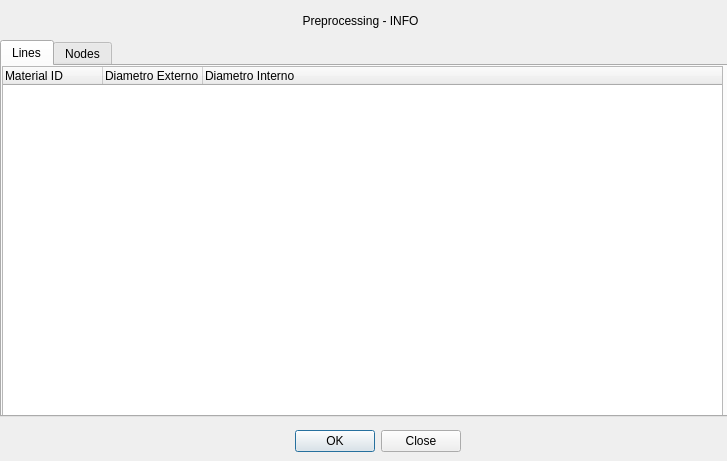
<?xml version="1.0" encoding="UTF-8"?>
<ui version="4.0">
 <class>Dialog</class>
 <widget class="QDialog" name="Dialog">
  <property name="geometry">
   <rect>
    <x>0</x>
    <y>0</y>
    <width>727</width>
    <height>461</height>
   </rect>
  </property>
  <property name="maximumSize">
   <size>
    <width>727</width>
    <height>461</height>
   </size>
  </property>
  <property name="windowTitle">
   <string>Info</string>
  </property>
  <widget class="QWidget" name="verticalLayoutWidget">
   <property name="geometry">
    <rect>
     <x>0</x>
     <y>0</y>
     <width>721</width>
     <height>41</height>
    </rect>
   </property>
   <layout class="QVBoxLayout" name="verticalLayout">
    <item>
     <widget class="QLabel" name="label">
      <property name="text">
       <string>Preprocessing - INFO</string>
      </property>
      <property name="alignment">
       <set>Qt::AlignCenter</set>
      </property>
     </widget>
    </item>
   </layout>
  </widget>
  <widget class="QDialogButtonBox" name="info_button_box">
   <property name="geometry">
    <rect>
     <x>170</x>
     <y>430</y>
     <width>291</width>
     <height>23</height>
    </rect>
   </property>
   <property name="standardButtons">
    <set>QDialogButtonBox::Close|QDialogButtonBox::Ok</set>
   </property>
  </widget>
  <widget class="QTabWidget" name="tabWidget">
   <property name="geometry">
    <rect>
     <x>0</x>
     <y>40</y>
     <width>728</width>
     <height>377</height>
    </rect>
   </property>
   <property name="currentIndex">
    <number>0</number>
   </property>
   <widget class="QWidget" name="tab">
    <attribute name="title">
     <string>Lines</string>
    </attribute>
    <widget class="QTreeWidget" name="treeWidget">
     <property name="geometry">
      <rect>
       <x>0</x>
       <y>0</y>
       <width>721</width>
       <height>351</height>
      </rect>
     </property>
     <column>
      <property name="text">
       <string>Material ID</string>
      </property>
     </column>
     <column>
      <property name="text">
       <string>Diametro Externo</string>
      </property>
     </column>
     <column>
      <property name="text">
       <string>Diametro Interno</string>
      </property>
     </column>
    </widget>
   </widget>
   <widget class="QWidget" name="tab_2">
    <attribute name="title">
     <string>Nodes</string>
    </attribute>
    <widget class="QTreeWidget" name="treeWidget_2">
     <property name="geometry">
      <rect>
       <x>0</x>
       <y>0</y>
       <width>721</width>
       <height>351</height>
      </rect>
     </property>
     <column>
      <property name="text">
       <string>Node ID</string>
      </property>
     </column>
     <column>
      <property name="text">
       <string>Displacement</string>
      </property>
     </column>
     <column>
      <property name="text">
       <string>Rotation</string>
      </property>
     </column>
    </widget>
   </widget>
  </widget>
 </widget>
 <resources/>
 <connections/>
</ui>
